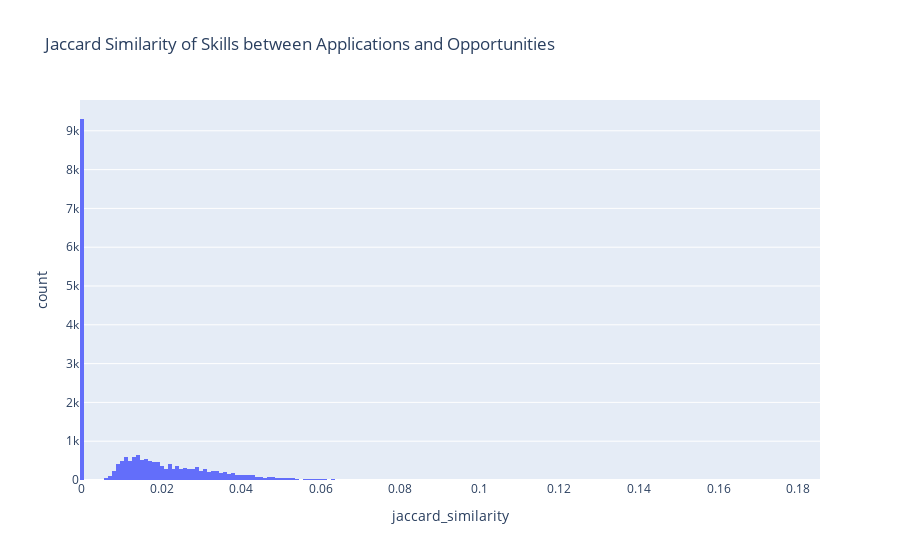

The code cell stored with this chart in its notebook:
### Markdown cell above
### Even the highest jaccard similarity is 0.5, which is not very high.

### Code cell
import plotly.express as px
fig = px.histogram(apps, x="jaccard_similarity", title='Jaccard Similarity of Skills between Applications and Opportunities')
fig.show()

### Figure 1 — Plotly figure (JSON) as saved in the notebook; plotly's stock layout.template omitted (floating-point values rounded to 4 significant figures; data arrays with more than 128 entries replaced by an {"elided": "..."} marker saying what was removed)
{"data": [{"alignmentgroup": "True", "bingroup": "x", "hovertemplate": "jaccard_similarity=%{x}<br>count=%{y}<extra></extra>", "legendgroup": "", "marker": {"color": "#636efa", "pattern": {"shape": ""}}, "name": "", "offsetgroup": "", "orientation": "v", "showlegend": false, "type": "histogram", "x": {"elided": "22053 float values"}, "xaxis": "x", "yaxis": "y"}], "layout": {"barmode": "relative", "legend": {"tracegroupgap": 0}, "title": {"text": "Jaccard Similarity of Skills between Applications and Opportunities"}, "xaxis": {"anchor": "y", "domain": [0, 1], "title": {"text": "jaccard_similarity"}}, "yaxis": {"anchor": "x", "domain": [0, 1], "title": {"text": "count"}}}}
